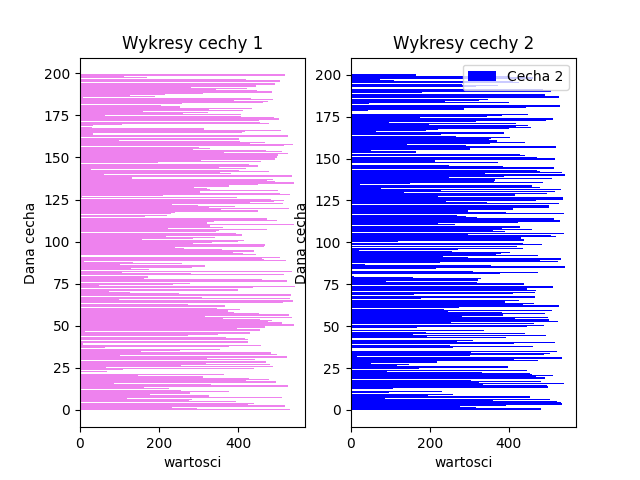

Python code for this plot:
import matplotlib.pyplot as  plt
import numpy as np
import pandas as pd

df = pd.read_csv('cechy41.csv', sep=';')

df["Cecha1"] = df["Cecha1"].str.replace(",", ".")
df["Cecha1"] = df["Cecha1"].apply(pd.to_numeric)
df["Cecha2"] = df["Cecha2"].str.replace(",", ".")
df["Cecha2"] = df["Cecha2"].apply(pd.to_numeric)

kosz1 = np.arange(0, 201, 50)
c1 = pd.cut(df.Cecha1, kosz1)

kosz2 = np.arange(0, 201, 50)
c2 = pd.cut(df.Cecha2, kosz2)

x = np.arange(0, 544, 1)

plt.subplot(1,2,1)
plt.barh(df.Cecha1, x, color='violet', label = 'Cecha 1')
plt.xlabel('wartosci')
plt.ylabel('Dana cecha')
plt.title('Wykresy cechy 1')

plt.subplot(1,2,2)
plt.barh(df.Cecha2, x, color='blue', label = 'Cecha 2')
plt.xlabel('wartosci')
plt.ylabel('Dana cecha')

plt.title('Wykresy cechy 2')
plt.legend()
#plt.show()
plt.savefig('zad3.png')
